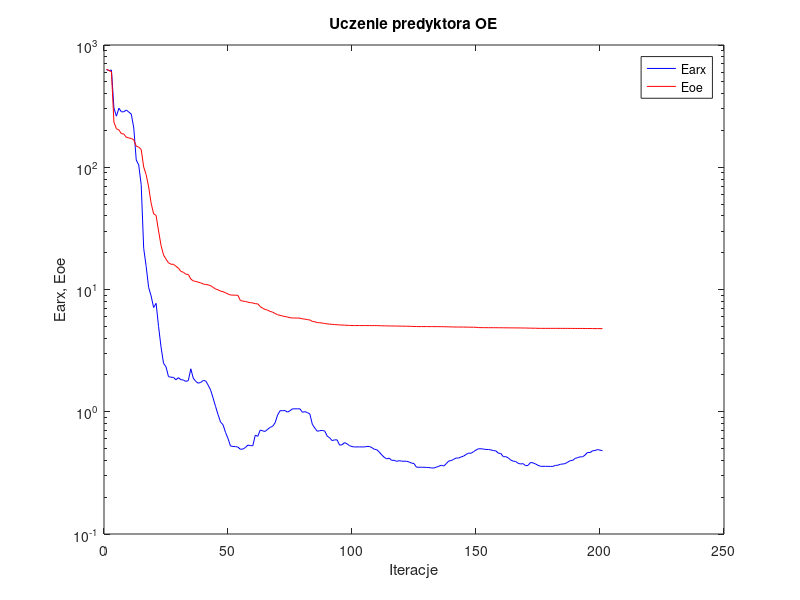
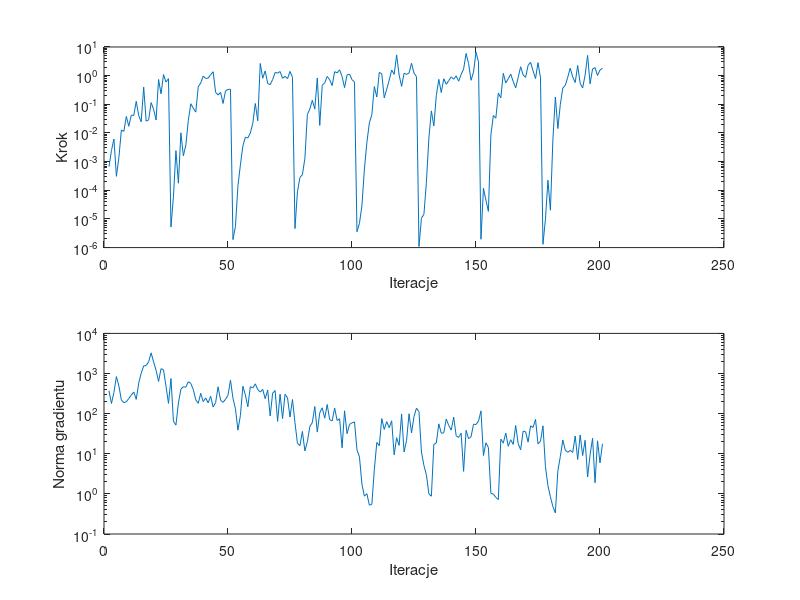

Here is the MATLAB script that generated these plots, in order:
%uczenie predyktora oe
clear all;
n=0; farx(n+1)=6.296783e+002; foe(n+1)=6.338939e+002; wspucz(n+1)=0.000000e+000; ng(n+1)=0.000000e+000;
%odnowa zmiennej metryki
n=1; farx(n+1)=6.175131e+002; foe(n+1)=6.177363e+002; krok(n+1)=6.650130e-004; ng(n+1)=3.709948e+002;
n=2; farx(n+1)=6.243028e+002; foe(n+1)=6.041397e+002; krok(n+1)=2.420827e-003; ng(n+1)=1.795277e+002;
n=3; farx(n+1)=3.059578e+002; foe(n+1)=2.341862e+002; krok(n+1)=6.130766e-003; ng(n+1)=3.371731e+002;
n=4; farx(n+1)=2.615917e+002; foe(n+1)=2.067062e+002; krok(n+1)=3.072763e-004; ng(n+1)=8.383573e+002;
n=5; farx(n+1)=3.041098e+002; foe(n+1)=2.020244e+002; krok(n+1)=1.387045e-003; ng(n+1)=4.906709e+002;
n=6; farx(n+1)=2.841962e+002; foe(n+1)=1.884366e+002; krok(n+1)=1.269968e-002; ng(n+1)=2.191767e+002;
n=7; farx(n+1)=2.842511e+002; foe(n+1)=1.869375e+002; krok(n+1)=1.136409e-002; ng(n+1)=1.875106e+002;
n=8; farx(n+1)=2.938450e+002; foe(n+1)=1.758155e+002; krok(n+1)=3.771383e-002; ng(n+1)=1.975346e+002;
n=9; farx(n+1)=2.824705e+002; foe(n+1)=1.735814e+002; krok(n+1)=1.716139e-002; ng(n+1)=2.386194e+002;
n=10; farx(n+1)=2.721814e+002; foe(n+1)=1.720498e+002; krok(n+1)=4.171530e-002; ng(n+1)=2.916482e+002;
n=11; farx(n+1)=2.097461e+002; foe(n+1)=1.677250e+002; krok(n+1)=4.069805e-002; ng(n+1)=3.460186e+002;
n=12; farx(n+1)=1.146871e+002; foe(n+1)=1.489247e+002; krok(n+1)=1.268492e-001; ng(n+1)=2.270210e+002;
n=13; farx(n+1)=1.043283e+002; foe(n+1)=1.462115e+002; krok(n+1)=4.030924e-002; ng(n+1)=5.781780e+002;
n=14; farx(n+1)=7.194633e+001; foe(n+1)=1.398002e+002; krok(n+1)=2.452306e-002; ng(n+1)=1.017039e+003;
n=15; farx(n+1)=2.173589e+001; foe(n+1)=1.004986e+002; krok(n+1)=3.984114e-001; ng(n+1)=1.542524e+003;
n=16; farx(n+1)=1.546120e+001; foe(n+1)=8.689276e+001; krok(n+1)=2.580064e-002; ng(n+1)=1.584266e+003;
n=17; farx(n+1)=1.039321e+001; foe(n+1)=6.908247e+001; krok(n+1)=2.876670e-002; ng(n+1)=1.956880e+003;
n=18; farx(n+1)=8.856185e+000; foe(n+1)=5.088581e+001; krok(n+1)=1.144404e-001; ng(n+1)=3.275632e+003;
n=19; farx(n+1)=7.119129e+000; foe(n+1)=4.167142e+001; krok(n+1)=6.688253e-002; ng(n+1)=1.944494e+003;
n=20; farx(n+1)=7.706360e+000; foe(n+1)=4.032146e+001; krok(n+1)=2.847182e-002; ng(n+1)=1.194425e+003;
n=21; farx(n+1)=4.980554e+000; foe(n+1)=3.012930e+001; krok(n+1)=7.311230e-001; ng(n+1)=6.354779e+002;
n=22; farx(n+1)=3.380865e+000; foe(n+1)=2.290493e+001; krok(n+1)=2.317569e-001; ng(n+1)=1.322632e+003;
n=23; farx(n+1)=2.492741e+000; foe(n+1)=1.917687e+001; krok(n+1)=1.090115e+000; ng(n+1)=1.231692e+003;
n=24; farx(n+1)=2.332278e+000; foe(n+1)=1.772673e+001; krok(n+1)=5.982775e-001; ng(n+1)=4.838840e+002;
n=25; farx(n+1)=1.938110e+000; foe(n+1)=1.653849e+001; krok(n+1)=7.847380e-001; ng(n+1)=1.805490e+002;
%odnowa zmiennej metryki
n=26; farx(n+1)=1.915465e+000; foe(n+1)=1.609831e+001; krok(n+1)=5.220397e-006; ng(n+1)=7.523981e+002;
n=27; farx(n+1)=1.912702e+000; foe(n+1)=1.607470e+001; krok(n+1)=5.958978e-005; ng(n+1)=6.488751e+001;
n=28; farx(n+1)=1.826077e+000; foe(n+1)=1.549458e+001; krok(n+1)=2.403018e-003; ng(n+1)=5.178085e+001;
n=29; farx(n+1)=1.899736e+000; foe(n+1)=1.495862e+001; krok(n+1)=1.764835e-004; ng(n+1)=1.842862e+002;
n=30; farx(n+1)=1.830125e+000; foe(n+1)=1.406598e+001; krok(n+1)=1.012183e-002; ng(n+1)=4.067154e+002;
n=31; farx(n+1)=1.817661e+000; foe(n+1)=1.383744e+001; krok(n+1)=1.597633e-003; ng(n+1)=4.681902e+002;
n=32; farx(n+1)=1.771621e+000; foe(n+1)=1.334277e+001; krok(n+1)=3.799123e-003; ng(n+1)=4.573502e+002;
n=33; farx(n+1)=1.797662e+000; foe(n+1)=1.328031e+001; krok(n+1)=2.741623e-002; ng(n+1)=6.253593e+002;
n=34; farx(n+1)=2.245406e+000; foe(n+1)=1.218375e+001; krok(n+1)=1.046893e-001; ng(n+1)=5.645192e+002;
n=35; farx(n+1)=1.880938e+000; foe(n+1)=1.174385e+001; krok(n+1)=7.340057e-002; ng(n+1)=3.972151e+002;
n=36; farx(n+1)=1.774091e+000; foe(n+1)=1.165264e+001; krok(n+1)=5.335388e-002; ng(n+1)=2.209469e+002;
n=37; farx(n+1)=1.712115e+000; foe(n+1)=1.147956e+001; krok(n+1)=4.063898e-001; ng(n+1)=1.808367e+002;
n=38; farx(n+1)=1.737906e+000; foe(n+1)=1.133523e+001; krok(n+1)=5.556839e-001; ng(n+1)=3.205878e+002;
n=39; farx(n+1)=1.800743e+000; foe(n+1)=1.109657e+001; krok(n+1)=9.540683e-001; ng(n+1)=1.989220e+002;
n=40; farx(n+1)=1.789280e+000; foe(n+1)=1.098949e+001; krok(n+1)=7.992682e-001; ng(n+1)=2.459534e+002;
n=41; farx(n+1)=1.650086e+000; foe(n+1)=1.091584e+001; krok(n+1)=8.224396e-001; ng(n+1)=1.857076e+002;
n=42; farx(n+1)=1.504237e+000; foe(n+1)=1.074448e+001; krok(n+1)=1.070120e+000; ng(n+1)=2.716629e+002;
n=43; farx(n+1)=1.291041e+000; foe(n+1)=1.040836e+001; krok(n+1)=1.371110e+000; ng(n+1)=1.458164e+002;
n=44; farx(n+1)=1.101607e+000; foe(n+1)=1.009519e+001; krok(n+1)=2.624788e-001; ng(n+1)=1.888640e+002;
n=45; farx(n+1)=9.458828e-001; foe(n+1)=9.932409e+000; krok(n+1)=2.114117e-001; ng(n+1)=4.659105e+002;
n=46; farx(n+1)=8.233173e-001; foe(n+1)=9.697319e+000; krok(n+1)=2.609695e-001; ng(n+1)=2.173692e+002;
n=47; farx(n+1)=7.820855e-001; foe(n+1)=9.592109e+000; krok(n+1)=1.071906e-001; ng(n+1)=1.906728e+002;
n=48; farx(n+1)=6.773795e-001; foe(n+1)=9.399086e+000; krok(n+1)=2.906512e-001; ng(n+1)=2.287834e+002;
n=49; farx(n+1)=6.047831e-001; foe(n+1)=9.186956e+000; krok(n+1)=3.307424e-001; ng(n+1)=2.857838e+002;
n=50; farx(n+1)=5.247883e-001; foe(n+1)=9.017470e+000; krok(n+1)=3.349286e-001; ng(n+1)=6.823885e+002;
%odnowa zmiennej metryki
n=51; farx(n+1)=5.201139e-001; foe(n+1)=8.995569e+000; krok(n+1)=1.904561e-006; ng(n+1)=2.407871e+002;
n=52; farx(n+1)=5.187045e-001; foe(n+1)=8.981425e+000; krok(n+1)=5.476369e-006; ng(n+1)=1.318586e+002;
n=53; farx(n+1)=5.138663e-001; foe(n+1)=8.958345e+000; krok(n+1)=1.426144e-004; ng(n+1)=3.874649e+001;
n=54; farx(n+1)=4.931839e-001; foe(n+1)=8.121820e+000; krok(n+1)=7.663457e-004; ng(n+1)=9.003965e+001;
n=55; farx(n+1)=4.951658e-001; foe(n+1)=8.030256e+000; krok(n+1)=3.544455e-003; ng(n+1)=4.806286e+002;
n=56; farx(n+1)=5.100145e-001; foe(n+1)=7.988588e+000; krok(n+1)=7.105102e-003; ng(n+1)=2.934992e+002;
n=57; farx(n+1)=5.335148e-001; foe(n+1)=7.873581e+000; krok(n+1)=6.668735e-003; ng(n+1)=1.482907e+002;
n=58; farx(n+1)=5.287971e-001; foe(n+1)=7.810417e+000; krok(n+1)=9.939766e-003; ng(n+1)=4.710726e+002;
n=59; farx(n+1)=5.270830e-001; foe(n+1)=7.760157e+000; krok(n+1)=2.191235e-002; ng(n+1)=4.339162e+002;
n=60; farx(n+1)=6.435701e-001; foe(n+1)=7.653168e+000; krok(n+1)=1.068981e-001; ng(n+1)=5.531478e+002;
n=61; farx(n+1)=6.288931e-001; foe(n+1)=7.635630e+000; krok(n+1)=2.667694e-002; ng(n+1)=3.980222e+002;
n=62; farx(n+1)=7.088841e-001; foe(n+1)=7.242950e+000; krok(n+1)=2.655641e+000; ng(n+1)=3.448964e+002;
n=63; farx(n+1)=6.973316e-001; foe(n+1)=7.029066e+000; krok(n+1)=8.127796e-001; ng(n+1)=4.029137e+002;
n=64; farx(n+1)=6.906155e-001; foe(n+1)=6.871404e+000; krok(n+1)=1.457894e+000; ng(n+1)=2.352548e+002;
n=65; farx(n+1)=7.191266e-001; foe(n+1)=6.770772e+000; krok(n+1)=5.312625e-001; ng(n+1)=3.883310e+002;
n=66; farx(n+1)=7.455181e-001; foe(n+1)=6.617497e+000; krok(n+1)=4.842714e-001; ng(n+1)=8.722358e+001;
n=67; farx(n+1)=7.599452e-001; foe(n+1)=6.529277e+000; krok(n+1)=7.310195e-001; ng(n+1)=3.224983e+002;
n=68; farx(n+1)=8.128931e-001; foe(n+1)=6.364512e+000; krok(n+1)=1.295594e+000; ng(n+1)=3.765167e+002;
n=69; farx(n+1)=9.408793e-001; foe(n+1)=6.215356e+000; krok(n+1)=1.226779e+000; ng(n+1)=6.412792e+001;
n=70; farx(n+1)=1.019776e+000; foe(n+1)=6.147597e+000; krok(n+1)=1.390988e+000; ng(n+1)=3.048818e+002;
n=71; farx(n+1)=1.020973e+000; foe(n+1)=6.068041e+000; krok(n+1)=8.127796e-001; ng(n+1)=7.540571e+001;
n=72; farx(n+1)=1.022411e+000; foe(n+1)=6.008504e+000; krok(n+1)=9.429061e-001; ng(n+1)=3.032492e+002;
n=73; farx(n+1)=9.931539e-001; foe(n+1)=5.948876e+000; krok(n+1)=7.825000e-001; ng(n+1)=2.467746e+002;
n=74; farx(n+1)=1.019473e+000; foe(n+1)=5.879847e+000; krok(n+1)=1.402391e+000; ng(n+1)=8.226648e+001;
n=75; farx(n+1)=1.056580e+000; foe(n+1)=5.847123e+000; krok(n+1)=8.733373e-001; ng(n+1)=2.251597e+002;
%odnowa zmiennej metryki
n=76; farx(n+1)=1.056122e+000; foe(n+1)=5.844350e+000; krok(n+1)=4.608984e-006; ng(n+1)=5.974699e+001;
n=77; farx(n+1)=1.057125e+000; foe(n+1)=5.840526e+000; krok(n+1)=8.876552e-005; ng(n+1)=1.828386e+001;
n=78; farx(n+1)=1.057027e+000; foe(n+1)=5.832448e+000; krok(n+1)=2.795810e-004; ng(n+1)=1.593658e+001;
n=79; farx(n+1)=9.905397e-001; foe(n+1)=5.750583e+000; krok(n+1)=3.505202e-004; ng(n+1)=3.613097e+001;
n=80; farx(n+1)=1.001863e+000; foe(n+1)=5.731576e+000; krok(n+1)=1.282071e-003; ng(n+1)=1.177308e+001;
n=81; farx(n+1)=9.843324e-001; foe(n+1)=5.666378e+000; krok(n+1)=4.438543e-002; ng(n+1)=2.004061e+001;
n=82; farx(n+1)=9.592777e-001; foe(n+1)=5.635779e+000; krok(n+1)=6.827250e-002; ng(n+1)=4.790908e+001;
n=83; farx(n+1)=7.903082e-001; foe(n+1)=5.486378e+000; krok(n+1)=1.380129e-001; ng(n+1)=5.998099e+001;
n=84; farx(n+1)=7.349728e-001; foe(n+1)=5.444743e+000; krok(n+1)=6.814773e-002; ng(n+1)=1.507041e+002;
n=85; farx(n+1)=6.927422e-001; foe(n+1)=5.358857e+000; krok(n+1)=8.316025e-001; ng(n+1)=3.470958e+001;
n=86; farx(n+1)=7.002245e-001; foe(n+1)=5.352299e+000; krok(n+1)=1.830045e-002; ng(n+1)=1.052471e+002;
n=87; farx(n+1)=7.033140e-001; foe(n+1)=5.312743e+000; krok(n+1)=4.635137e-001; ng(n+1)=1.396171e+002;
n=88; farx(n+1)=6.959683e-001; foe(n+1)=5.274601e+000; krok(n+1)=5.570755e-001; ng(n+1)=7.696236e+001;
n=89; farx(n+1)=6.327145e-001; foe(n+1)=5.230876e+000; krok(n+1)=9.372047e-001; ng(n+1)=1.690811e+002;
n=90; farx(n+1)=6.113987e-001; foe(n+1)=5.208624e+000; krok(n+1)=7.215816e-001; ng(n+1)=7.059654e+001;
n=91; farx(n+1)=5.808466e-001; foe(n+1)=5.189794e+000; krok(n+1)=4.500546e-001; ng(n+1)=6.589734e+001;
n=92; farx(n+1)=5.892664e-001; foe(n+1)=5.165573e+000; krok(n+1)=1.377726e+000; ng(n+1)=1.376904e+002;
n=93; farx(n+1)=5.885813e-001; foe(n+1)=5.150771e+000; krok(n+1)=1.250551e+000; ng(n+1)=6.738503e+001;
n=94; farx(n+1)=5.333627e-001; foe(n+1)=5.130183e+000; krok(n+1)=1.601772e+000; ng(n+1)=7.468759e+001;
n=95; farx(n+1)=5.370640e-001; foe(n+1)=5.119729e+000; krok(n+1)=9.282331e-001; ng(n+1)=1.410281e+001;
n=96; farx(n+1)=5.591856e-001; foe(n+1)=5.108725e+000; krok(n+1)=3.819012e-001; ng(n+1)=1.178923e+002;
n=97; farx(n+1)=5.464081e-001; foe(n+1)=5.096231e+000; krok(n+1)=1.054352e+000; ng(n+1)=3.165687e+001;
n=98; farx(n+1)=5.279892e-001; foe(n+1)=5.083951e+000; krok(n+1)=1.127230e+000; ng(n+1)=5.382537e+001;
n=99; farx(n+1)=5.190089e-001; foe(n+1)=5.075746e+000; krok(n+1)=7.238598e-001; ng(n+1)=5.911464e+001;
n=100; farx(n+1)=5.155111e-001; foe(n+1)=5.071193e+000; krok(n+1)=5.945315e-001; ng(n+1)=6.221434e+001;
%odnowa zmiennej metryki
n=101; farx(n+1)=5.155831e-001; foe(n+1)=5.071101e+000; krok(n+1)=3.568823e-006; ng(n+1)=1.257901e+001;
n=102; farx(n+1)=5.159050e-001; foe(n+1)=5.070966e+000; krok(n+1)=7.018913e-006; ng(n+1)=8.368541e+000;
n=103; farx(n+1)=5.157303e-001; foe(n+1)=5.070953e+000; krok(n+1)=2.885108e-005; ng(n+1)=1.755161e+000;
n=104; farx(n+1)=5.154446e-001; foe(n+1)=5.070888e+000; krok(n+1)=5.504055e-004; ng(n+1)=8.759049e-001;
n=105; farx(n+1)=5.199703e-001; foe(n+1)=5.069930e+000; krok(n+1)=4.633174e-003; ng(n+1)=1.012316e+000;
n=106; farx(n+1)=5.204052e-001; foe(n+1)=5.069473e+000; krok(n+1)=2.243356e-002; ng(n+1)=5.235371e-001;
n=107; farx(n+1)=5.087140e-001; foe(n+1)=5.067818e+000; krok(n+1)=4.346837e-002; ng(n+1)=5.488694e-001;
n=108; farx(n+1)=4.935000e-001; foe(n+1)=5.066071e+000; krok(n+1)=4.171904e-001; ng(n+1)=4.007156e+000;
n=109; farx(n+1)=4.890346e-001; foe(n+1)=5.065496e+000; krok(n+1)=1.794664e-001; ng(n+1)=1.904420e+001;
n=110; farx(n+1)=4.683826e-001; foe(n+1)=5.059603e+000; krok(n+1)=1.296088e+000; ng(n+1)=1.588516e+001;
n=111; farx(n+1)=4.432697e-001; foe(n+1)=5.049511e+000; krok(n+1)=1.168436e+000; ng(n+1)=7.542069e+001;
n=112; farx(n+1)=4.237159e-001; foe(n+1)=5.045529e+000; krok(n+1)=1.674643e-001; ng(n+1)=4.034082e+001;
n=113; farx(n+1)=4.116612e-001; foe(n+1)=5.039746e+000; krok(n+1)=3.388186e-001; ng(n+1)=6.327715e+001;
n=114; farx(n+1)=4.174245e-001; foe(n+1)=5.034424e+000; krok(n+1)=6.930078e-001; ng(n+1)=4.457593e+001;
n=115; farx(n+1)=4.005367e-001; foe(n+1)=5.030289e+000; krok(n+1)=1.569604e+000; ng(n+1)=6.643606e+001;
n=116; farx(n+1)=4.008179e-001; foe(n+1)=5.028227e+000; krok(n+1)=1.111741e+000; ng(n+1)=9.431333e+000;
n=117; farx(n+1)=3.928008e-001; foe(n+1)=5.024223e+000; krok(n+1)=5.297850e+000; ng(n+1)=2.507639e+001;
n=118; farx(n+1)=3.979969e-001; foe(n+1)=5.019673e+000; krok(n+1)=1.048747e+000; ng(n+1)=1.616126e+001;
n=119; farx(n+1)=3.945719e-001; foe(n+1)=5.015182e+000; krok(n+1)=4.228884e-001; ng(n+1)=9.847572e+001;
n=120; farx(n+1)=3.936023e-001; foe(n+1)=5.010798e+000; krok(n+1)=1.216368e+000; ng(n+1)=1.110048e+001;
n=121; farx(n+1)=3.935658e-001; foe(n+1)=5.006639e+000; krok(n+1)=1.104103e+000; ng(n+1)=2.157087e+001;
n=122; farx(n+1)=3.884072e-001; foe(n+1)=5.002292e+000; krok(n+1)=1.232761e+000; ng(n+1)=9.927078e+001;
n=123; farx(n+1)=3.803542e-001; foe(n+1)=4.993872e+000; krok(n+1)=2.699639e+000; ng(n+1)=3.299203e+001;
n=124; farx(n+1)=3.770535e-001; foe(n+1)=4.985615e+000; krok(n+1)=1.222664e+000; ng(n+1)=8.471039e+001;
n=125; farx(n+1)=3.518590e-001; foe(n+1)=4.976313e+000; krok(n+1)=9.282331e-001; ng(n+1)=1.368847e+002;
%odnowa zmiennej metryki
n=126; farx(n+1)=3.519105e-001; foe(n+1)=4.974131e+000; krok(n+1)=1.094586e-006; ng(n+1)=1.128359e+002;
n=127; farx(n+1)=3.513614e-001; foe(n+1)=4.973925e+000; krok(n+1)=1.057446e-005; ng(n+1)=1.110599e+001;
n=128; farx(n+1)=3.513393e-001; foe(n+1)=4.973877e+000; krok(n+1)=1.460917e-005; ng(n+1)=5.083273e+000;
n=129; farx(n+1)=3.505557e-001; foe(n+1)=4.973627e+000; krok(n+1)=1.885993e-004; ng(n+1)=3.000348e+000;
n=130; farx(n+1)=3.493176e-001; foe(n+1)=4.972446e+000; krok(n+1)=6.669234e-003; ng(n+1)=1.001780e+000;
n=131; farx(n+1)=3.471813e-001; foe(n+1)=4.970757e+000; krok(n+1)=5.873647e-002; ng(n+1)=8.748556e-001;
n=132; farx(n+1)=3.463235e-001; foe(n+1)=4.970705e+000; krok(n+1)=1.761298e-002; ng(n+1)=1.702626e+001;
n=133; farx(n+1)=3.522320e-001; foe(n+1)=4.969829e+000; krok(n+1)=2.048545e-001; ng(n+1)=1.864516e+001;
n=134; farx(n+1)=3.582123e-001; foe(n+1)=4.968602e+000; krok(n+1)=7.413928e-001; ng(n+1)=5.564841e+001;
n=135; farx(n+1)=3.654391e-001; foe(n+1)=4.965843e+000; krok(n+1)=2.563063e-001; ng(n+1)=3.252857e+001;
n=136; farx(n+1)=3.596304e-001; foe(n+1)=4.962417e+000; krok(n+1)=7.808753e-001; ng(n+1)=3.318603e+001;
n=137; farx(n+1)=3.761543e-001; foe(n+1)=4.954581e+000; krok(n+1)=4.991708e-001; ng(n+1)=7.320281e+001;
n=138; farx(n+1)=3.954052e-001; foe(n+1)=4.949685e+000; krok(n+1)=6.614848e-001; ng(n+1)=5.093541e+001;
n=139; farx(n+1)=3.986852e-001; foe(n+1)=4.944546e+000; krok(n+1)=9.087851e-001; ng(n+1)=3.874772e+001;
n=140; farx(n+1)=4.081000e-001; foe(n+1)=4.936123e+000; krok(n+1)=7.491049e-001; ng(n+1)=8.198040e+001;
n=141; farx(n+1)=4.183489e-001; foe(n+1)=4.932852e+000; krok(n+1)=9.859540e-001; ng(n+1)=2.810261e+001;
n=142; farx(n+1)=4.183005e-001; foe(n+1)=4.931447e+000; krok(n+1)=6.400584e-001; ng(n+1)=2.555898e+001;
n=143; farx(n+1)=4.267186e-001; foe(n+1)=4.930391e+000; krok(n+1)=1.096368e+000; ng(n+1)=3.239843e+001;
n=144; farx(n+1)=4.337720e-001; foe(n+1)=4.929438e+000; krok(n+1)=1.691294e+000; ng(n+1)=3.634546e+000;
n=145; farx(n+1)=4.472458e-001; foe(n+1)=4.925645e+000; krok(n+1)=5.931142e+000; ng(n+1)=3.836640e+001;
n=146; farx(n+1)=4.593279e-001; foe(n+1)=4.918394e+000; krok(n+1)=2.663298e+000; ng(n+1)=2.387978e+001;
n=147; farx(n+1)=4.573699e-001; foe(n+1)=4.916416e+000; krok(n+1)=6.888628e-001; ng(n+1)=2.640379e+001;
n=148; farx(n+1)=4.710386e-001; foe(n+1)=4.914376e+000; krok(n+1)=1.328755e+000; ng(n+1)=5.448115e+001;
n=149; farx(n+1)=4.861330e-001; foe(n+1)=4.908048e+000; krok(n+1)=6.573945e+000; ng(n+1)=5.360631e+001;
n=150; farx(n+1)=4.982562e-001; foe(n+1)=4.881159e+000; krok(n+1)=3.044323e+000; ng(n+1)=6.460212e+001;
%odnowa zmiennej metryki
n=151; farx(n+1)=4.979411e-001; foe(n+1)=4.876877e+000; krok(n+1)=1.950925e-006; ng(n+1)=1.171870e+002;
n=152; farx(n+1)=4.954353e-001; foe(n+1)=4.874672e+000; krok(n+1)=1.176687e-004; ng(n+1)=9.051680e+000;
n=153; farx(n+1)=4.912114e-001; foe(n+1)=4.872171e+000; krok(n+1)=4.461789e-005; ng(n+1)=1.873139e+001;
n=154; farx(n+1)=4.914858e-001; foe(n+1)=4.871519e+000; krok(n+1)=1.843074e-005; ng(n+1)=1.434271e+001;
n=155; farx(n+1)=4.874308e-001; foe(n+1)=4.870601e+000; krok(n+1)=8.533243e-003; ng(n+1)=1.027762e+000;
n=156; farx(n+1)=4.812266e-001; foe(n+1)=4.869702e+000; krok(n+1)=4.076532e-002; ng(n+1)=9.856028e-001;
n=157; farx(n+1)=4.787515e-001; foe(n+1)=4.868515e+000; krok(n+1)=3.280985e-002; ng(n+1)=8.161546e-001;
n=158; farx(n+1)=4.581110e-001; foe(n+1)=4.866057e+000; krok(n+1)=2.465387e-001; ng(n+1)=7.215694e-001;
n=159; farx(n+1)=4.558178e-001; foe(n+1)=4.865602e+000; krok(n+1)=1.677703e-001; ng(n+1)=2.314508e+001;
n=160; farx(n+1)=4.288084e-001; foe(n+1)=4.862067e+000; krok(n+1)=1.210207e+000; ng(n+1)=1.836642e+001;
n=161; farx(n+1)=4.295931e-001; foe(n+1)=4.860457e+000; krok(n+1)=5.520515e-001; ng(n+1)=3.288452e+001;
n=162; farx(n+1)=4.192163e-001; foe(n+1)=4.857106e+000; krok(n+1)=7.832062e-001; ng(n+1)=1.535891e+001;
n=163; farx(n+1)=4.026532e-001; foe(n+1)=4.855537e+000; krok(n+1)=1.127230e+000; ng(n+1)=2.236243e+001;
n=164; farx(n+1)=3.943040e-001; foe(n+1)=4.852961e+000; krok(n+1)=6.212565e-001; ng(n+1)=1.711069e+001;
n=165; farx(n+1)=3.918608e-001; foe(n+1)=4.851629e+000; krok(n+1)=3.735325e-001; ng(n+1)=5.053823e+001;
n=166; farx(n+1)=3.786887e-001; foe(n+1)=4.849051e+000; krok(n+1)=8.707243e-001; ng(n+1)=1.785608e+001;
n=167; farx(n+1)=3.738558e-001; foe(n+1)=4.846724e+000; krok(n+1)=2.045693e+000; ng(n+1)=1.258783e+001;
n=168; farx(n+1)=3.763496e-001; foe(n+1)=4.844083e+000; krok(n+1)=1.056270e+000; ng(n+1)=3.679872e+001;
n=169; farx(n+1)=3.618821e-001; foe(n+1)=4.840578e+000; krok(n+1)=8.745143e-001; ng(n+1)=3.534601e+001;
n=170; farx(n+1)=3.645293e-001; foe(n+1)=4.835392e+000; krok(n+1)=2.267028e+000; ng(n+1)=1.952233e+001;
n=171; farx(n+1)=3.849807e-001; foe(n+1)=4.828879e+000; krok(n+1)=2.924078e+000; ng(n+1)=4.965788e+001;
n=172; farx(n+1)=3.815322e-001; foe(n+1)=4.824654e+000; krok(n+1)=1.481772e+000; ng(n+1)=4.515962e+001;
n=173; farx(n+1)=3.740658e-001; foe(n+1)=4.822350e+000; krok(n+1)=7.926233e-001; ng(n+1)=7.184344e+001;
n=174; farx(n+1)=3.647854e-001; foe(n+1)=4.814042e+000; krok(n+1)=2.845490e+000; ng(n+1)=1.767473e+001;
n=175; farx(n+1)=3.577670e-001; foe(n+1)=4.811265e+000; krok(n+1)=8.457767e-001; ng(n+1)=2.049231e+001;
%odnowa zmiennej metryki
n=176; farx(n+1)=3.578677e-001; foe(n+1)=4.810701e+000; krok(n+1)=1.302477e-006; ng(n+1)=4.969663e+001;
n=177; farx(n+1)=3.580442e-001; foe(n+1)=4.810660e+000; krok(n+1)=9.772716e-006; ng(n+1)=4.794363e+000;
n=178; farx(n+1)=3.573048e-001; foe(n+1)=4.810486e+000; krok(n+1)=2.238651e-004; ng(n+1)=1.610589e+000;
n=179; farx(n+1)=3.572722e-001; foe(n+1)=4.810484e+000; krok(n+1)=2.016710e-005; ng(n+1)=8.481167e-001;
n=180; farx(n+1)=3.573613e-001; foe(n+1)=4.810305e+000; krok(n+1)=5.767896e-003; ng(n+1)=4.815627e-001;
n=181; farx(n+1)=3.640225e-001; foe(n+1)=4.809880e+000; krok(n+1)=1.802050e-001; ng(n+1)=3.354796e-001;
n=182; farx(n+1)=3.653398e-001; foe(n+1)=4.809604e+000; krok(n+1)=1.423591e-002; ng(n+1)=3.763463e+000;
n=183; farx(n+1)=3.715617e-001; foe(n+1)=4.809110e+000; krok(n+1)=9.907791e-002; ng(n+1)=8.498022e+000;
n=184; farx(n+1)=3.738629e-001; foe(n+1)=4.808864e+000; krok(n+1)=3.693268e-001; ng(n+1)=2.208022e+001;
n=185; farx(n+1)=3.767040e-001; foe(n+1)=4.807832e+000; krok(n+1)=4.572801e-001; ng(n+1)=1.224928e+001;
n=186; farx(n+1)=3.878416e-001; foe(n+1)=4.807031e+000; krok(n+1)=8.858351e-001; ng(n+1)=1.088653e+001;
n=187; farx(n+1)=3.976945e-001; foe(n+1)=4.805154e+000; krok(n+1)=1.827122e+000; ng(n+1)=1.217324e+001;
n=188; farx(n+1)=4.007414e-001; foe(n+1)=4.804381e+000; krok(n+1)=9.001093e-001; ng(n+1)=1.081530e+001;
n=189; farx(n+1)=4.151341e-001; foe(n+1)=4.802658e+000; krok(n+1)=5.752763e-001; ng(n+1)=2.780738e+001;
n=190; farx(n+1)=4.216393e-001; foe(n+1)=4.801517e+000; krok(n+1)=2.254461e+000; ng(n+1)=7.198951e+000;
n=191; farx(n+1)=4.278883e-001; foe(n+1)=4.800797e+000; krok(n+1)=5.422916e-001; ng(n+1)=2.942804e+001;
n=192; farx(n+1)=4.276143e-001; foe(n+1)=4.800409e+000; krok(n+1)=3.730776e-001; ng(n+1)=9.000715e+000;
n=193; farx(n+1)=4.430669e-001; foe(n+1)=4.799150e+000; krok(n+1)=1.051310e+000; ng(n+1)=2.172606e+001;
n=194; farx(n+1)=4.650016e-001; foe(n+1)=4.796346e+000; krok(n+1)=5.079613e+000; ng(n+1)=2.639421e+000;
n=195; farx(n+1)=4.633302e-001; foe(n+1)=4.795149e+000; krok(n+1)=5.183452e-001; ng(n+1)=9.477321e+000;
n=196; farx(n+1)=4.794812e-001; foe(n+1)=4.791581e+000; krok(n+1)=1.707324e+000; ng(n+1)=2.423661e+001;
n=197; farx(n+1)=4.815360e-001; foe(n+1)=4.789009e+000; krok(n+1)=1.902505e+000; ng(n+1)=1.896055e+000;
n=198; farx(n+1)=4.906373e-001; foe(n+1)=4.787846e+000; krok(n+1)=1.015323e+000; ng(n+1)=2.102923e+001;
n=199; farx(n+1)=4.849243e-001; foe(n+1)=4.786606e+000; krok(n+1)=1.561580e+000; ng(n+1)=5.915709e+000;
n=200; farx(n+1)=4.808409e-001; foe(n+1)=4.785749e+000; krok(n+1)=1.831047e+000; ng(n+1)=1.773541e+001;

figure; semilogy(farx,'b'); hold on; semilogy(foe,'r'); xlabel('Iteracje'); ylabel('Earx, Eoe'); legend('Earx','Eoe'); title('Uczenie predyktora OE');
figure; subplot(2,1,1); semilogy(krok); xlabel('Iteracje'); ylabel('Krok');
subplot(2,1,2); semilogy(ng); xlabel('Iteracje'); ylabel('Norma gradientu');
Earx=farx(n+1)
Eoe=foe(n+1)
